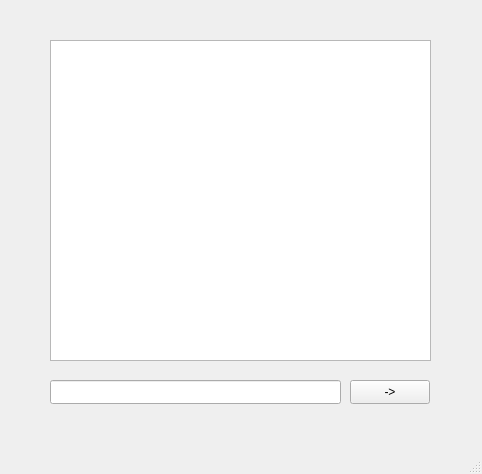
<?xml version="1.0" encoding="UTF-8"?>
<ui version="4.0">
 <class>MainWindow</class>
 <widget class="QMainWindow" name="MainWindow">
  <property name="geometry">
   <rect>
    <x>0</x>
    <y>0</y>
    <width>482</width>
    <height>474</height>
   </rect>
  </property>
  <property name="windowTitle">
   <string>MainWindow</string>
  </property>
  <widget class="QWidget" name="centralwidget">
   <widget class="QStackedWidget" name="stackedWidget">
    <property name="geometry">
     <rect>
      <x>30</x>
      <y>10</y>
      <width>421</width>
      <height>411</height>
     </rect>
    </property>
    <property name="currentIndex">
     <number>1</number>
    </property>
    <widget class="QWidget" name="page">
     <widget class="QWidget" name="widgetLogin" native="true">
      <property name="geometry">
       <rect>
        <x>0</x>
        <y>0</y>
        <width>411</width>
        <height>401</height>
       </rect>
      </property>
      <widget class="QPushButton" name="loginButton">
       <property name="geometry">
        <rect>
         <x>90</x>
         <y>180</y>
         <width>201</width>
         <height>41</height>
        </rect>
       </property>
       <property name="text">
        <string>Login</string>
       </property>
      </widget>
      <widget class="QLineEdit" name="lineUsername">
       <property name="geometry">
        <rect>
         <x>90</x>
         <y>140</y>
         <width>201</width>
         <height>24</height>
        </rect>
       </property>
      </widget>
     </widget>
    </widget>
    <widget class="QWidget" name="page_2">
     <widget class="QWidget" name="widgetChat" native="true">
      <property name="geometry">
       <rect>
        <x>0</x>
        <y>0</y>
        <width>421</width>
        <height>421</height>
       </rect>
      </property>
      <widget class="QPushButton" name="sendMsgButton">
       <property name="geometry">
        <rect>
         <x>320</x>
         <y>370</y>
         <width>80</width>
         <height>24</height>
        </rect>
       </property>
       <property name="text">
        <string>-&gt;</string>
       </property>
      </widget>
      <widget class="QTextBrowser" name="textBrowser">
       <property name="geometry">
        <rect>
         <x>20</x>
         <y>30</y>
         <width>381</width>
         <height>321</height>
        </rect>
       </property>
      </widget>
      <widget class="QLineEdit" name="lineEdit">
       <property name="geometry">
        <rect>
         <x>20</x>
         <y>370</y>
         <width>291</width>
         <height>24</height>
        </rect>
       </property>
      </widget>
     </widget>
    </widget>
   </widget>
  </widget>
  <widget class="QMenuBar" name="menubar">
   <property name="geometry">
    <rect>
     <x>0</x>
     <y>0</y>
     <width>482</width>
     <height>21</height>
    </rect>
   </property>
  </widget>
  <widget class="QStatusBar" name="statusbar"/>
 </widget>
 <resources/>
 <connections/>
</ui>
